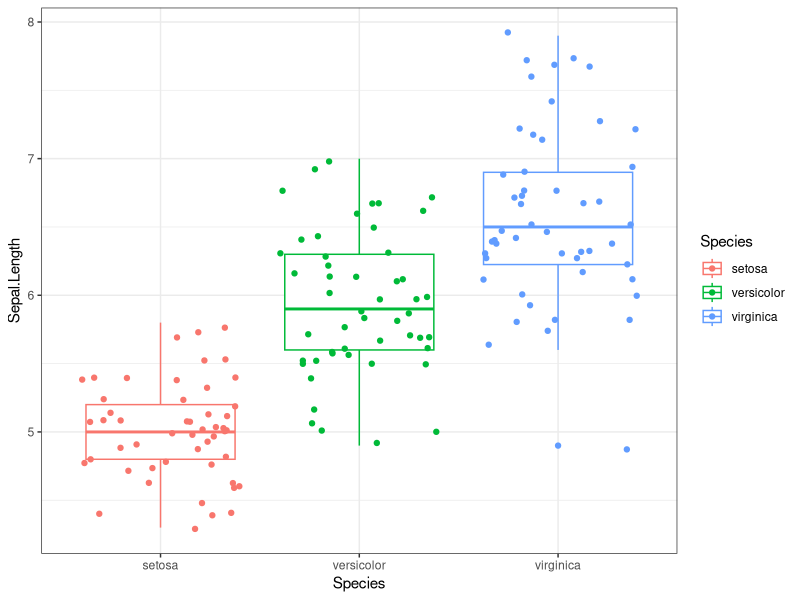

Generate this figure with R: (Note: this script raises an error after producing the figure.)
## ---- chunk 1
options(htmltools.dir.version = FALSE)

## ---- chunk 2
library(DiagrammeR)

grViz("digraph flowchart  {
      graph[layout = dot, rankdir = LR]
      # node definitions with substituted label text
      node [fontname = Courier, shape = oval, style = filled, fillcolor = Linen, width=3.4, height = 2.5, fixedsize = false, fontsize = 45]        
      tab1 [label = '@@1']
      tab2 [label = '@@2']
      tab3 [label = '@@3']
      tab4 [label = '@@4']
      node [fontname = Courier, shape = rectangle, style = filled, fillcolor = white, fontsize = 45,
      style = dashed, fontcolor = darkslategray, width = 3, height = 3 fixedsize = false]        
      tab5 [label = '@@5']
      tab6 [label = '@@6']
      tab7 [label = '@@7']
      
      # edge definitions with the node IDs
      tab1 -> tab2 ->tab3 -> tab4 [minlen=2.5, penwidth = 5, color = grey2]
      tab1 -> tab5  [style=invis, minlen=2.5]
      tab2 -> tab6  [style=invis, minlen=2.5]
      tab3 -> tab7  [style=invis, minlen=2.5]
      }

      [1]: 'Naive'
      [2]: 'Familiar'
      [3]: 'Proficient'
      [4]: 'Developer'
      [5]: 'Audits \\n QI \\n Papers'
      [6]: 'Statistics \\n New ad-hoc\\n methods'
      [7]: 'New packages / \\n methods for\\n publication \\n Software engineer'
      ")
## ---- chunk 3
library(ggplot2)

ggplot( data = iris, 
       aes( x = Species, 
          y = Sepal.Length,
          colour = Species) ) +
       geom_boxplot( ) + 
       geom_jitter( ) + 
  theme_bw( )
## ---- chunk 4
knitr::include_graphics("img/mistype.jpg")
